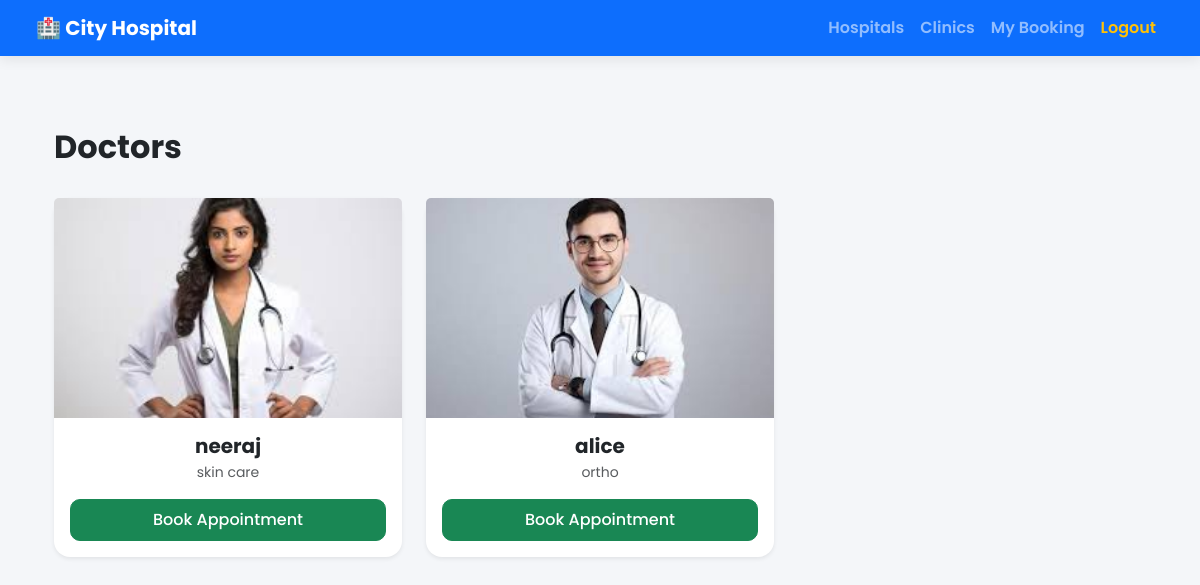
/hospital/3/doctors/, run on the app's committed database.
### doctors/models.py (models this page shows, shortened)
class Doctor(models.Model):
    STATUS_CHOICES = [
        ('PENDING', 'Pending'),
        ('APPROVED', 'Approved'),
        ('REJECTED', 'Rejected'),
    ]
    user = models.OneToOneField(
        settings.AUTH_USER_MODEL,
        on_delete=models.CASCADE
    )
    name = models.CharField(max_length=100, null=True, blank=True)
    facility = models.ForeignKey(
        MedicalFacility,
        on_delete=models.CASCADE,
        related_name='doctors'
    )
    specialization = models.CharField(max_length=200)
    experience = models.IntegerField()
    image = models.ImageField(
        upload_to='doctors/',
        blank=True,
        null=True
    )
    status = models.CharField(
        max_length=20,
        choices=STATUS_CHOICES,
        default='PENDING'
    )
    is_blocked = models.BooleanField(default=False)
    created_at = models.DateTimeField(auto_now_add=True)

### core/views.py (the view)
# urls.py: path('hospital/<int:hospital_id>/doctors/', hospital_doctors, name='hospital_doctors'),
def hospital_doctors(request, hospital_id):
    doctors = Doctor.objects.filter(facility_id=hospital_id)
    return render(request, 'doctor_list.html', {'doctors': doctors})

### Template/doctor_list.html (shortened to what this page needs)
{% extends 'base.html' %}
{% load static %}
{% block content %}
<div class="container py-4">
    <div class="d-flex justify-content-between align-items-center mb-4">
        <h2 class="fw-bold">Doctors</h2>
    </div>
    <div class="row g-4">
        {% for d in doctors %}
        <div class="col-12 col-md-6 col-lg-4">
            <div class="card h-100 shadow-sm border-0">
                {% if d.image %}
                    <img src="{{ d.image.url }}"
                         class="card-img-top"
                         style="height:220px; object-fit:cover;">
                {% else %}
                    <img src="{% static 'images/default-hospital.jpg' %}"
                         class="card-img-top"
                         style="height:220px; object-fit:cover;">
                {% endif %}
                <div class="card-body d-flex flex-column text-center">
                    <h5 class="fw-bold mb-1">{{ d.name }}</h5>
                    <p class="text-muted small mb-3">
                        {{ d.specialization }}
                    </p>
                    <div class="mt-auto">
                        <a href="{% url 'doctor_slots' d.id %}"
                           class="btn btn-success w-100">
                           Book Appointment
                        </a>
                    </div>
                </div>
            </div>
        </div>
        {% empty %}
        <div class="col-12">
            <div class="alert alert-warning text-center">
                No doctors available.
            </div>
        </div>
        {% endfor %}
    </div>
</div>
{% endblock %}

### Template/base.html (style rules this page uses)
body { font-family: 'Poppins', sans-serif; background: #f4f6f9; }
.card { border: none; border-radius: 16px; box-shadow: 0 8px 20px rgba(0,0,0,0.06); transition: 0.3s ease; }
.btn { border-radius: 10px; padding: 8px 18px; font-weight: 500; }

### data on the page
Doctor: image (picture), name "neeraj", specialization "skin care"
Doctor: image (picture), name "alice", specialization "ortho"
